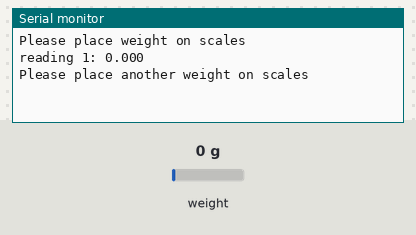
Bench run of a sketch on a simulated Teensy 4. Parts: the last lines printed to the serial monitor. The inputs (shaded band) are chosen by the test bench; at power-on: weight on the scale 0 g.

Above: at 2.2 s.
2.3 s: weight on the scale set to 100 g
At 3.1 s:
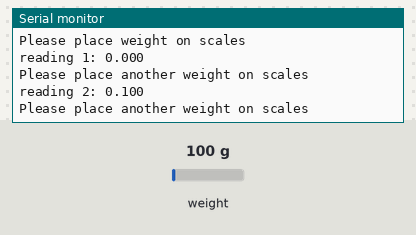
3.8 s: weight on the scale set to 1250 g
At 5.7 s:
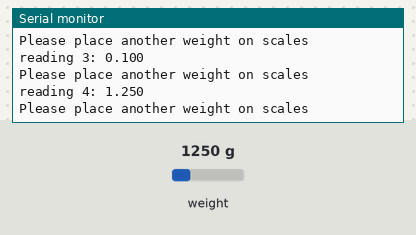
Timing chart, 0 to 7.2 s (numbered marks = the images above; inputs shaded):
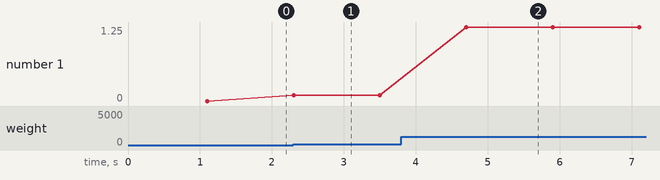

Measured:
- after the input at 2.3 s, the serial monitor: prints a new line at once (image 1)
- after the input at 3.8 s, the serial monitor: prints a new line after 0.90 s (image 2)
- plotted number 1: 0 → 0.1 after the input at 2.3 s, 0.1 → 1.25 after the input at 3.8 s

The sketch:

sketch_apr16b.ino
```cpp
#include "HX711.h"
#define SCK 27
#define DT 26
#define CALIBRATION_FACTOR -12238.0
//65100.83

HX711 scale;
// Scale weight reading counter
int count = 1;


/* Initialising the teensy & load cell */
void setup() {
  Serial.begin(9600);
  scale.begin(DT, SCK);
  // Calibration values
  scale.set_offset(7600);
  scale.set_scale(CALIBRATION_FACTOR);
  // Set the scale to 0
  scale.tare();
  Serial.println("Please place weight on scales");
}


/* Calculating & displaying the weight & average weight readings */
void loop() {
  // Reading scale input
  float weight = scale.get_units();


  // Checking for valid weight and updating the average
  //if (weight > 1) {
  Serial.printf("reading %d: ", count++);
  Serial.println(scale.get_units(), 3);
  Serial.println("Please place another weight on scales");
  delay(1000);
  //}

  //delay(1000);
}
```
